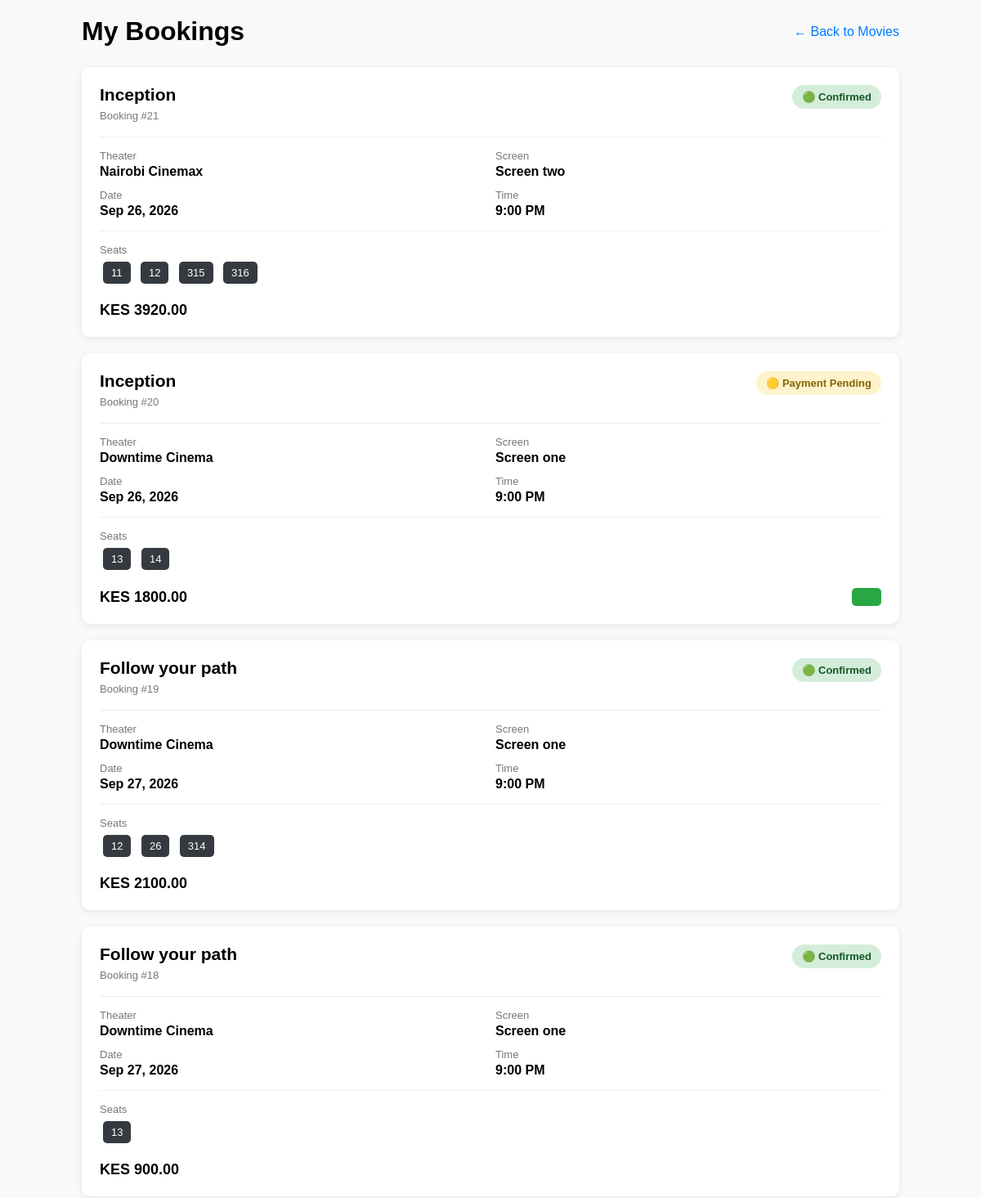
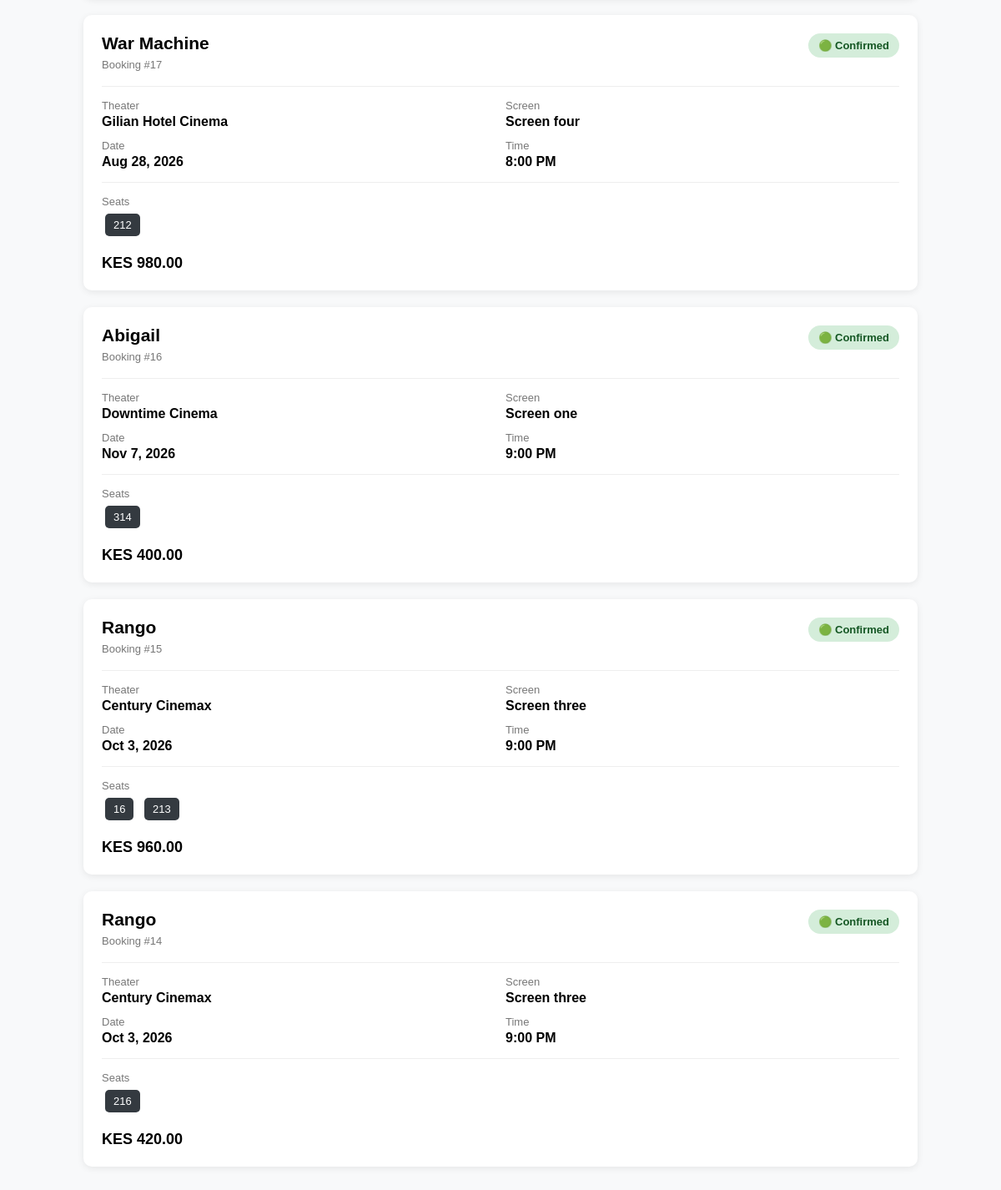
/my-bookings/ (signed in), run on the app's committed database (2 pictures, top to bottom).
### views.py (the view)
def my_bookings_view(request):
    if not request.user.is_authenticated:
        return redirect("/admin/login/?next=/my-bookings/")
    bookings = (
        Booking.objects
        .filter(user=request.user)
        .select_related(
            "showtime",
            "showtime__movie",
            "showtime__screen",
            "showtime__screen__theater",
            "payment",
        )
        .prefetch_related(
            "seats",
            "seats__seat",
        )
        .order_by("-created_at")
    )
    return render(
        request,
        "booking/my_bookings.html",
        {
            "bookings": bookings,
        },
    )

### booking/templates/booking/my_bookings.html (shortened to what this page needs)
<!DOCTYPE html>
<html lang="en">
<head>
</head>
<body>
<div class="container">
    <div class="header">
        <h1>My Bookings</h1>
        <a href="{% url 'landing_page' %}" class="back-link">
            ← Back to Movies
        </a>
    </div>
    {% if bookings %}
        {% for booking in bookings %}
            <div class="booking-card">
                <div class="booking-header">
                    <div>
                        <div class="movie-title">
                            {{ booking.showtime.movie.title }}
                        </div>
                        <div class="booking-id">
                            Booking #{{ booking.id }}
                        </div>
                    </div>
                    {% if booking.status == "pending" %}
                        <div class="status status-pending">
                            🟡 Payment Pending
                        </div>
                    {% elif booking.status == "confirmed" %}
                        <div class="status status-confirmed">
                            🟢 Confirmed
                        </div>
                    {% elif booking.status == "cancelled" %}
                        <div class="status status-cancelled">
                            ⚫ Cancelled
                        </div>
                    {% endif %}
                </div>
                <div class="booking-details">
                    <div>
                        <div class="detail-label">
                            Theater
                        </div>
                        <div class="detail-value">
                            {{ booking.showtime.screen.theater.name }}
                        </div>
                    </div>
                    <div>
                        <div class="detail-label">
                            Screen
                        </div>
                        <div class="detail-value">
                            {{ booking.showtime.screen.name }}
                        </div>
                    </div>
                    <div>
                        <div class="detail-label">
                            Date
                        </div>
                        <div class="detail-value">
                            {{ booking.showtime.start_time|date:"M j, Y" }}
                        </div>
                    </div>
                    <div>
                        <div class="detail-label">
                            Time
                        </div>
                        <div class="detail-value">
                            {{ booking.showtime.start_time|date:"g:i A" }}
                        </div>
                    </div>
                </div>
                <div class="seats">
                    <div class="detail-label">
                        Seats
                    </div>
                    {% for booking_seat in booking.seats.all %}
                        <span class="seat">
                            {{ booking_seat.seat.row_label }}{{ booking_seat.seat.number }}
                        </span>
                    {% endfor %}
                </div>
                <div class="booking-footer">
                    <div class="total">
                        KES {{ booking.total_price|floatformat:2 }}
                    </div>
                    <div class="actions">
                        {% if booking.status == "pending" %}
                            <button
                                class="btn pay-btn"
                                onclick="payForBooking('{{ booking.id }}')"
                                Pay Now
                            </button>
                        {% endif %}
                    </div>
                </div>
            </div>
        {% endfor %}
    {% endif %}
</div>
</body>
</html>

### booking/templates/booking/my_bookings.html (style rules this page uses)
body { font-family: Arial, sans-serif; margin: 0; padding: 20px; background: #f8f9fa; }
.container { max-width: 1000px; margin: auto; }
.header { display: flex; justify-content: space-between; align-items: center; margin-bottom: 25px; }
.header h1 { margin: 0; }
.back-link { color: #007bff; text-decoration: none; }
.booking-card { background: white; border-radius: 10px; padding: 22px; margin-bottom: 20px; box-shadow: 0 2px 8px rgba(0,0,0,0.08); }
.booking-header { display: flex; justify-content: space-between; align-items: flex-start; gap: 15px; margin-bottom: 18px; }
.movie-title { font-size: 21px; font-weight: bold; margin-bottom: 6px; }
.booking-id { color: #777; font-size: 13px; }
.status { padding: 7px 12px; border-radius: 20px; font-size: 13px; font-weight: bold; white-space: nowrap; }
.status-pending { background: #fff3cd; color: #856404; }
.status-confirmed { background: #d4edda; color: #155724; }
.booking-details { display: grid; grid-template-columns: repeat(2, 1fr); gap: 12px; border-top: 1px solid #eee; border-bottom: 1px solid #eee; padding: 15px 0; }
.detail-label { color: #777; font-size: 13px; margin-bottom: 3px; }
.detail-value { font-weight: bold; }
.seats { margin-top: 15px; }
.seat { display: inline-block; background: #343a40; color: white; padding: 6px 10px; border-radius: 5px; margin: 4px; font-size: 13px; }
.booking-footer { display: flex; justify-content: space-between; align-items: center; margin-top: 18px; }
.total { font-size: 18px; font-weight: bold; }
.actions { display: flex; gap: 10px; }
.btn { border: none; padding: 11px 18px; border-radius: 5px; font-weight: bold; cursor: pointer; text-decoration: none; display: inline-block; }
.pay-btn { background: #28a745; color: white; }

### data on the page
booking_booking: showtime.movie "Inception", id "21", status "🟢 Confirmed", showtime.screen.theater.name "Nairobi Cinemax", showtime.screen.name "Screen two", showtime.start_time "Sep 26, 2026", showtime.start_time "9:00 PM", total_price "3920.00"
booking_bookingseat: seat.row_label "1", seat.number "1"
booking_bookingseat: seat.row_label "1", seat.number "2"
booking_bookingseat: seat.row_label "3", seat.number "15"
booking_bookingseat: seat.row_label "3", seat.number "16"
booking_booking: showtime.movie "Inception", id "20", status "🟡 Payment Pending", showtime.screen.theater.name "Downtime Cinema", showtime.screen.name "Screen one", showtime.start_time "Sep 26, 2026", showtime.start_time "9:00 PM", total_price "1800.00"
booking_bookingseat: seat.row_label "1", seat.number "3"
booking_bookingseat: seat.row_label "1", seat.number "4"
booking_booking: showtime.movie "Follow your path", id "19", status "🟢 Confirmed", showtime.screen.theater.name "Downtime Cinema", showtime.screen.name "Screen one", showtime.start_time "Sep 27, 2026", showtime.start_time "9:00 PM", total_price "2100.00"
booking_bookingseat: seat.row_label "1", seat.number "2"
booking_bookingseat: seat.row_label "2", seat.number "6"
booking_bookingseat: seat.row_label "3", seat.number "14"
booking_booking: showtime.movie "Follow your path", id "18", status "🟢 Confirmed", showtime.screen.theater.name "Downtime Cinema", showtime.screen.name "Screen one", showtime.start_time "Sep 27, 2026", showtime.start_time "9:00 PM", total_price "900.00"
booking_bookingseat: seat.row_label "1", seat.number "3"
booking_booking: showtime.movie "War Machine", id "17", status "🟢 Confirmed", showtime.screen.theater.name "Gilian Hotel Cinema", showtime.screen.name "Screen four", showtime.start_time "Aug 28, 2026", showtime.start_time "8:00 PM", total_price "980.00"
booking_bookingseat: seat.row_label "2", seat.number "12"
booking_booking: showtime.movie "Abigail", id "16", status "🟢 Confirmed", showtime.screen.theater.name "Downtime Cinema", showtime.screen.name "Screen one", showtime.start_time "Nov 7, 2026", showtime.start_time "9:00 PM", total_price "400.00"
booking_bookingseat: seat.row_label "3", seat.number "14"
booking_booking: showtime.movie "Rango", id "15", status "🟢 Confirmed", showtime.screen.theater.name "Century Cinemax", showtime.screen.name "Screen three", showtime.start_time "Oct 3, 2026", showtime.start_time "9:00 PM", total_price "960.00"
booking_bookingseat: seat.row_label "1", seat.number "6"
booking_bookingseat: seat.row_label "2", seat.number "13"
booking_booking: showtime.movie "Rango", id "14", status "🟢 Confirmed", showtime.screen.theater.name "Century Cinemax", showtime.screen.name "Screen three", showtime.start_time "Oct 3, 2026", showtime.start_time "9:00 PM", total_price "420.00"
booking_bookingseat: seat.row_label "2", seat.number "16"
